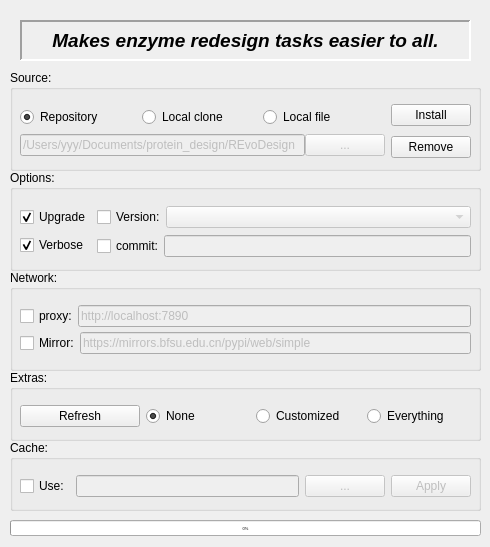
<?xml version="1.0" encoding="UTF-8"?>
<ui version="4.0">
 <class>Dialog</class>
 <widget class="QDialog" name="Dialog">
  <property name="geometry">
   <rect>
    <x>0</x>
    <y>0</y>
    <width>490</width>
    <height>547</height>
   </rect>
  </property>
  <property name="sizePolicy">
   <sizepolicy hsizetype="Fixed" vsizetype="Fixed">
    <horstretch>0</horstretch>
    <verstretch>0</verstretch>
   </sizepolicy>
  </property>
  <property name="minimumSize">
   <size>
    <width>490</width>
    <height>534</height>
   </size>
  </property>
  <property name="maximumSize">
   <size>
    <width>652</width>
    <height>547</height>
   </size>
  </property>
  <property name="windowTitle">
   <string>REvoDesign Package Manager</string>
  </property>
  <property name="toolTipDuration">
   <number>2</number>
  </property>
  <widget class="QGroupBox" name="groupBox">
   <property name="geometry">
    <rect>
     <x>10</x>
     <y>70</y>
     <width>471</width>
     <height>101</height>
    </rect>
   </property>
   <property name="sizePolicy">
    <sizepolicy hsizetype="Fixed" vsizetype="Fixed">
     <horstretch>0</horstretch>
     <verstretch>0</verstretch>
    </sizepolicy>
   </property>
   <property name="title">
    <string>Source:</string>
   </property>
   <widget class="QWidget" name="horizontalLayoutWidget_2">
    <property name="geometry">
     <rect>
      <x>10</x>
      <y>30</y>
      <width>451</width>
      <height>64</height>
     </rect>
    </property>
    <layout class="QHBoxLayout" name="horizontalLayout_2">
     <item>
      <layout class="QVBoxLayout" name="verticalLayout">
       <property name="spacing">
        <number>0</number>
       </property>
       <item>
        <layout class="QHBoxLayout" name="horizontalLayout_3">
         <item>
          <widget class="QRadioButton" name="radioButton_from_repo">
           <property name="toolTip">
            <string>From GitHub repository</string>
           </property>
           <property name="whatsThis">
            <string/>
           </property>
           <property name="text">
            <string>Repository</string>
           </property>
           <property name="checked">
            <bool>true</bool>
           </property>
          </widget>
         </item>
         <item>
          <widget class="QRadioButton" name="radioButton_from_local_clone">
           <property name="toolTip">
            <string>From project directory containing `pyproject.toml`</string>
           </property>
           <property name="whatsThis">
            <string/>
           </property>
           <property name="text">
            <string>Local clone</string>
           </property>
          </widget>
         </item>
         <item>
          <widget class="QRadioButton" name="radioButton_from_local_file">
           <property name="toolTip">
            <string>From released zip/tarball file</string>
           </property>
           <property name="whatsThis">
            <string/>
           </property>
           <property name="text">
            <string>Local file</string>
           </property>
          </widget>
         </item>
        </layout>
       </item>
       <item>
        <layout class="QHBoxLayout" name="horizontalLayout">
         <item>
          <widget class="QLineEdit" name="lineEdit_local">
           <property name="enabled">
            <bool>false</bool>
           </property>
           <property name="sizePolicy">
            <sizepolicy hsizetype="Expanding" vsizetype="Maximum">
             <horstretch>0</horstretch>
             <verstretch>0</verstretch>
            </sizepolicy>
           </property>
           <property name="toolTip">
            <string>File/directory path to read</string>
           </property>
           <property name="whatsThis">
            <string/>
           </property>
           <property name="text">
            <string>/Users/yyy/Documents/protein_design/REvoDesign</string>
           </property>
          </widget>
         </item>
         <item>
          <widget class="QPushButton" name="pushButton_open">
           <property name="enabled">
            <bool>false</bool>
           </property>
           <property name="sizePolicy">
            <sizepolicy hsizetype="Minimum" vsizetype="Maximum">
             <horstretch>0</horstretch>
             <verstretch>0</verstretch>
            </sizepolicy>
           </property>
           <property name="text">
            <string>...</string>
           </property>
          </widget>
         </item>
        </layout>
       </item>
      </layout>
     </item>
     <item>
      <layout class="QVBoxLayout" name="verticalLayout_2">
       <item>
        <widget class="QPushButton" name="pushButton_install">
         <property name="sizePolicy">
          <sizepolicy hsizetype="Minimum" vsizetype="Fixed">
           <horstretch>0</horstretch>
           <verstretch>0</verstretch>
          </sizepolicy>
         </property>
         <property name="toolTip">
          <string>Install REvoDesign</string>
         </property>
         <property name="text">
          <string>Install</string>
         </property>
        </widget>
       </item>
       <item>
        <widget class="QPushButton" name="pushButton_remove">
         <property name="sizePolicy">
          <sizepolicy hsizetype="Minimum" vsizetype="Fixed">
           <horstretch>0</horstretch>
           <verstretch>0</verstretch>
          </sizepolicy>
         </property>
         <property name="toolTip">
          <string>Remove REvoDesign</string>
         </property>
         <property name="text">
          <string>Remove</string>
         </property>
        </widget>
       </item>
      </layout>
     </item>
    </layout>
   </widget>
  </widget>
  <widget class="QGroupBox" name="groupBox_2">
   <property name="geometry">
    <rect>
     <x>10</x>
     <y>170</y>
     <width>471</width>
     <height>101</height>
    </rect>
   </property>
   <property name="title">
    <string>Options:</string>
   </property>
   <widget class="QWidget" name="horizontalLayoutWidget_8">
    <property name="geometry">
     <rect>
      <x>10</x>
      <y>29</y>
      <width>451</width>
      <height>65</height>
     </rect>
    </property>
    <layout class="QHBoxLayout" name="horizontalLayout_8">
     <item>
      <layout class="QVBoxLayout" name="verticalLayout_3">
       <property name="spacing">
        <number>0</number>
       </property>
       <item>
        <layout class="QHBoxLayout" name="horizontalLayout_4">
         <item>
          <widget class="QCheckBox" name="checkBox_upgrade">
           <property name="sizePolicy">
            <sizepolicy hsizetype="Maximum" vsizetype="Fixed">
             <horstretch>0</horstretch>
             <verstretch>0</verstretch>
            </sizepolicy>
           </property>
           <property name="toolTip">
            <string>Upgrade to the latest</string>
           </property>
           <property name="statusTip">
            <string/>
           </property>
           <property name="text">
            <string>Upgrade</string>
           </property>
           <property name="checked">
            <bool>true</bool>
           </property>
          </widget>
         </item>
        </layout>
       </item>
       <item>
        <layout class="QHBoxLayout" name="horizontalLayout_7">
         <item>
          <widget class="QCheckBox" name="checkBox_verbose">
           <property name="text">
            <string>Verbose</string>
           </property>
           <property name="checked">
            <bool>true</bool>
           </property>
          </widget>
         </item>
        </layout>
       </item>
      </layout>
     </item>
     <item>
      <layout class="QVBoxLayout" name="verticalLayout_4">
       <property name="spacing">
        <number>0</number>
       </property>
       <item>
        <layout class="QHBoxLayout" name="horizontalLayout_5">
         <item>
          <widget class="QCheckBox" name="checkBox_specified_version">
           <property name="sizePolicy">
            <sizepolicy hsizetype="Maximum" vsizetype="Fixed">
             <horstretch>0</horstretch>
             <verstretch>0</verstretch>
            </sizepolicy>
           </property>
           <property name="toolTip">
            <string>Install from a specific version</string>
           </property>
           <property name="whatsThis">
            <string/>
           </property>
           <property name="text">
            <string>Version:</string>
           </property>
          </widget>
         </item>
         <item>
          <widget class="QComboBox" name="comboBox_version">
           <property name="enabled">
            <bool>false</bool>
           </property>
           <property name="toolTip">
            <string>Install from a specific version number</string>
           </property>
          </widget>
         </item>
        </layout>
       </item>
       <item>
        <layout class="QHBoxLayout" name="horizontalLayout_6">
         <item>
          <widget class="QCheckBox" name="checkBox_specified_commit">
           <property name="sizePolicy">
            <sizepolicy hsizetype="Preferred" vsizetype="Fixed">
             <horstretch>0</horstretch>
             <verstretch>0</verstretch>
            </sizepolicy>
           </property>
           <property name="toolTip">
            <string>Install from a specific commit/branch</string>
           </property>
           <property name="text">
            <string>commit:</string>
           </property>
          </widget>
         </item>
         <item>
          <widget class="QLineEdit" name="lineEdit_commit">
           <property name="enabled">
            <bool>false</bool>
           </property>
           <property name="toolTip">
            <string>Install from a specific commit/branch</string>
           </property>
          </widget>
         </item>
        </layout>
       </item>
      </layout>
     </item>
    </layout>
   </widget>
  </widget>
  <widget class="QLabel" name="label_header">
   <property name="geometry">
    <rect>
     <x>20</x>
     <y>20</y>
     <width>451</width>
     <height>41</height>
    </rect>
   </property>
   <property name="font">
    <font>
     <pointsize>14</pointsize>
     <weight>75</weight>
     <italic>true</italic>
     <bold>true</bold>
     <underline>false</underline>
     <strikeout>false</strikeout>
    </font>
   </property>
   <property name="frameShape">
    <enum>QFrame::Panel</enum>
   </property>
   <property name="frameShadow">
    <enum>QFrame::Sunken</enum>
   </property>
   <property name="lineWidth">
    <number>2</number>
   </property>
   <property name="midLineWidth">
    <number>0</number>
   </property>
   <property name="text">
    <string>Makes enzyme redesign tasks easier to all.</string>
   </property>
   <property name="textFormat">
    <enum>Qt::RichText</enum>
   </property>
   <property name="alignment">
    <set>Qt::AlignCenter</set>
   </property>
   <property name="margin">
    <number>3</number>
   </property>
  </widget>
  <widget class="QGroupBox" name="groupBox_3">
   <property name="geometry">
    <rect>
     <x>10</x>
     <y>270</y>
     <width>471</width>
     <height>101</height>
    </rect>
   </property>
   <property name="title">
    <string>Network:</string>
   </property>
   <widget class="QWidget" name="verticalLayoutWidget">
    <property name="geometry">
     <rect>
      <x>10</x>
      <y>30</y>
      <width>451</width>
      <height>61</height>
     </rect>
    </property>
    <layout class="QVBoxLayout" name="verticalLayout_5">
     <property name="spacing">
      <number>0</number>
     </property>
     <item>
      <layout class="QHBoxLayout" name="horizontalLayout_9">
       <item>
        <widget class="QCheckBox" name="checkBox_use_proxy">
         <property name="sizePolicy">
          <sizepolicy hsizetype="Maximum" vsizetype="Fixed">
           <horstretch>0</horstretch>
           <verstretch>0</verstretch>
          </sizepolicy>
         </property>
         <property name="toolTip">
          <string>Enable http/socks proxy</string>
         </property>
         <property name="text">
          <string>proxy:</string>
         </property>
        </widget>
       </item>
       <item>
        <widget class="QLineEdit" name="lineEdit_proxy_url">
         <property name="enabled">
          <bool>false</bool>
         </property>
         <property name="sizePolicy">
          <sizepolicy hsizetype="Preferred" vsizetype="Fixed">
           <horstretch>0</horstretch>
           <verstretch>0</verstretch>
          </sizepolicy>
         </property>
         <property name="toolTip">
          <string>HTTP/Socks proxy</string>
         </property>
         <property name="text">
          <string>http://localhost:7890</string>
         </property>
        </widget>
       </item>
      </layout>
     </item>
     <item>
      <layout class="QHBoxLayout" name="horizontalLayout_10">
       <item>
        <widget class="QCheckBox" name="checkBox_use_mirror">
         <property name="sizePolicy">
          <sizepolicy hsizetype="Maximum" vsizetype="Fixed">
           <horstretch>0</horstretch>
           <verstretch>0</verstretch>
          </sizepolicy>
         </property>
         <property name="toolTip">
          <string>Enable PyPi mirror</string>
         </property>
         <property name="text">
          <string>Mirror:</string>
         </property>
        </widget>
       </item>
       <item>
        <widget class="QLineEdit" name="lineEdit_mirror_url">
         <property name="enabled">
          <bool>false</bool>
         </property>
         <property name="sizePolicy">
          <sizepolicy hsizetype="Preferred" vsizetype="Fixed">
           <horstretch>0</horstretch>
           <verstretch>0</verstretch>
          </sizepolicy>
         </property>
         <property name="toolTip">
          <string>Set PyPi mirror URL</string>
         </property>
         <property name="text">
          <string>https://mirrors.bfsu.edu.cn/pypi/web/simple</string>
         </property>
        </widget>
       </item>
      </layout>
     </item>
    </layout>
   </widget>
  </widget>
  <widget class="QGroupBox" name="groupBox_4">
   <property name="geometry">
    <rect>
     <x>10</x>
     <y>440</y>
     <width>471</width>
     <height>71</height>
    </rect>
   </property>
   <property name="title">
    <string>Cache:</string>
   </property>
   <widget class="QWidget" name="horizontalLayoutWidget">
    <property name="geometry">
     <rect>
      <x>10</x>
      <y>30</y>
      <width>451</width>
      <height>33</height>
     </rect>
    </property>
    <layout class="QHBoxLayout" name="horizontalLayout_11">
     <item>
      <widget class="QCheckBox" name="checkBox_user_cache_dir">
       <property name="sizePolicy">
        <sizepolicy hsizetype="Maximum" vsizetype="Fixed">
         <horstretch>0</horstretch>
         <verstretch>0</verstretch>
        </sizepolicy>
       </property>
       <property name="toolTip">
        <string>Use customized cache dir. Uncheck this to let REvoDesign choose one.</string>
       </property>
       <property name="whatsThis">
        <string/>
       </property>
       <property name="text">
        <string>Use:</string>
       </property>
      </widget>
     </item>
     <item>
      <widget class="QLineEdit" name="lineEdit_customized_cache_dir">
       <property name="enabled">
        <bool>false</bool>
       </property>
       <property name="toolTip">
        <string>Cache file on this dir</string>
       </property>
      </widget>
     </item>
     <item>
      <widget class="QPushButton" name="pushButton_open_cache_dir">
       <property name="enabled">
        <bool>false</bool>
       </property>
       <property name="sizePolicy">
        <sizepolicy hsizetype="Minimum" vsizetype="Maximum">
         <horstretch>0</horstretch>
         <verstretch>0</verstretch>
        </sizepolicy>
       </property>
       <property name="toolTip">
        <string>Open a dir as cache directory.</string>
       </property>
       <property name="text">
        <string>...</string>
       </property>
      </widget>
     </item>
     <item>
      <widget class="QPushButton" name="pushButton_set_cache_dir">
       <property name="enabled">
        <bool>false</bool>
       </property>
       <property name="sizePolicy">
        <sizepolicy hsizetype="Minimum" vsizetype="Maximum">
         <horstretch>0</horstretch>
         <verstretch>0</verstretch>
        </sizepolicy>
       </property>
       <property name="toolTip">
        <string>Apply this directory for cache.</string>
       </property>
       <property name="text">
        <string>Apply</string>
       </property>
      </widget>
     </item>
    </layout>
   </widget>
  </widget>
  <widget class="QGroupBox" name="groupBox_5">
   <property name="geometry">
    <rect>
     <x>10</x>
     <y>370</y>
     <width>471</width>
     <height>71</height>
    </rect>
   </property>
   <property name="toolTip">
    <string>Extra definitions of dependencies.</string>
   </property>
   <property name="title">
    <string>Extras:</string>
   </property>
   <widget class="QWidget" name="horizontalLayoutWidget_3">
    <property name="geometry">
     <rect>
      <x>10</x>
      <y>30</y>
      <width>451</width>
      <height>32</height>
     </rect>
    </property>
    <layout class="QHBoxLayout" name="horizontalLayout_13">
     <item>
      <widget class="QPushButton" name="pushButton_refresh_extras">
       <property name="sizePolicy">
        <sizepolicy hsizetype="Minimum" vsizetype="Fixed">
         <horstretch>0</horstretch>
         <verstretch>0</verstretch>
        </sizepolicy>
       </property>
       <property name="minimumSize">
        <size>
         <width>120</width>
         <height>0</height>
        </size>
       </property>
       <property name="maximumSize">
        <size>
         <width>120</width>
         <height>16777215</height>
        </size>
       </property>
       <property name="toolTip">
        <string>Refresh REvoDesign table</string>
       </property>
       <property name="text">
        <string>Refresh</string>
       </property>
      </widget>
     </item>
     <item>
      <layout class="QHBoxLayout" name="horizontalLayout_12">
       <item>
        <widget class="QRadioButton" name="radioButton_extra_none">
         <property name="toolTip">
          <string>Default setting with no extra dependencies.</string>
         </property>
         <property name="whatsThis">
          <string/>
         </property>
         <property name="text">
          <string>None</string>
         </property>
         <property name="checked">
          <bool>true</bool>
         </property>
        </widget>
       </item>
       <item>
        <widget class="QRadioButton" name="radioButton_extra_customized">
         <property name="toolTip">
          <string>Customized extras picked from right panel.</string>
         </property>
         <property name="whatsThis">
          <string/>
         </property>
         <property name="text">
          <string>Customized</string>
         </property>
        </widget>
       </item>
       <item>
        <widget class="QRadioButton" name="radioButton_extra_everything">
         <property name="toolTip">
          <string>Install with all extras except unit tests</string>
         </property>
         <property name="whatsThis">
          <string/>
         </property>
         <property name="text">
          <string>Everything</string>
         </property>
         <property name="checked">
          <bool>false</bool>
         </property>
        </widget>
       </item>
      </layout>
     </item>
    </layout>
   </widget>
  </widget>
  <widget class="QProgressBar" name="progressBar">
   <property name="geometry">
    <rect>
     <x>10</x>
     <y>520</y>
     <width>471</width>
     <height>16</height>
    </rect>
   </property>
   <property name="sizePolicy">
    <sizepolicy hsizetype="Preferred" vsizetype="Maximum">
     <horstretch>0</horstretch>
     <verstretch>0</verstretch>
    </sizepolicy>
   </property>
   <property name="minimumSize">
    <size>
     <width>0</width>
     <height>0</height>
    </size>
   </property>
   <property name="sizeIncrement">
    <size>
     <width>0</width>
     <height>0</height>
    </size>
   </property>
   <property name="baseSize">
    <size>
     <width>0</width>
     <height>0</height>
    </size>
   </property>
   <property name="font">
    <font>
     <pointsize>3</pointsize>
    </font>
   </property>
   <property name="value">
    <number>0</number>
   </property>
   <property name="alignment">
    <set>Qt::AlignHCenter|Qt::AlignTop</set>
   </property>
   <property name="orientation">
    <enum>Qt::Horizontal</enum>
   </property>
   <property name="textDirection">
    <enum>QProgressBar::TopToBottom</enum>
   </property>
  </widget>
  <widget class="QListView" name="listView_extras">
   <property name="geometry">
    <rect>
     <x>490</x>
     <y>90</y>
     <width>151</width>
     <height>431</height>
    </rect>
   </property>
   <property name="sizePolicy">
    <sizepolicy hsizetype="Fixed" vsizetype="Fixed">
     <horstretch>0</horstretch>
     <verstretch>0</verstretch>
    </sizepolicy>
   </property>
  </widget>
 </widget>
 <resources/>
 <connections>
  <connection>
   <sender>radioButton_from_repo</sender>
   <signal>toggled(bool)</signal>
   <receiver>lineEdit_local</receiver>
   <slot>setDisabled(bool)</slot>
   <hints>
    <hint type="sourcelabel">
     <x>85</x>
     <y>118</y>
    </hint>
    <hint type="destinationlabel">
     <x>231</x>
     <y>100</y>
    </hint>
   </hints>
  </connection>
  <connection>
   <sender>radioButton_from_repo</sender>
   <signal>toggled(bool)</signal>
   <receiver>pushButton_open</receiver>
   <slot>setDisabled(bool)</slot>
   <hints>
    <hint type="sourcelabel">
     <x>85</x>
     <y>118</y>
    </hint>
    <hint type="destinationlabel">
     <x>398</x>
     <y>101</y>
    </hint>
   </hints>
  </connection>
  <connection>
   <sender>checkBox_specified_version</sender>
   <signal>toggled(bool)</signal>
   <receiver>comboBox_version</receiver>
   <slot>setEnabled(bool)</slot>
   <hints>
    <hint type="sourcelabel">
     <x>222</x>
     <y>186</y>
    </hint>
    <hint type="destinationlabel">
     <x>345</x>
     <y>187</y>
    </hint>
   </hints>
  </connection>
  <connection>
   <sender>checkBox_specified_commit</sender>
   <signal>toggled(bool)</signal>
   <receiver>lineEdit_commit</receiver>
   <slot>setEnabled(bool)</slot>
   <hints>
    <hint type="sourcelabel">
     <x>221</x>
     <y>227</y>
    </hint>
    <hint type="destinationlabel">
     <x>388</x>
     <y>227</y>
    </hint>
   </hints>
  </connection>
  <connection>
   <sender>radioButton_from_local_clone</sender>
   <signal>toggled(bool)</signal>
   <receiver>lineEdit_local</receiver>
   <slot>setEnabled(bool)</slot>
   <hints>
    <hint type="sourcelabel">
     <x>223</x>
     <y>118</y>
    </hint>
    <hint type="destinationlabel">
     <x>195</x>
     <y>160</y>
    </hint>
   </hints>
  </connection>
  <connection>
   <sender>radioButton_from_local_clone</sender>
   <signal>toggled(bool)</signal>
   <receiver>pushButton_open</receiver>
   <slot>setEnabled(bool)</slot>
   <hints>
    <hint type="sourcelabel">
     <x>223</x>
     <y>118</y>
    </hint>
    <hint type="destinationlabel">
     <x>398</x>
     <y>161</y>
    </hint>
   </hints>
  </connection>
  <connection>
   <sender>radioButton_from_local_file</sender>
   <signal>toggled(bool)</signal>
   <receiver>lineEdit_local</receiver>
   <slot>setEnabled(bool)</slot>
   <hints>
    <hint type="sourcelabel">
     <x>360</x>
     <y>118</y>
    </hint>
    <hint type="destinationlabel">
     <x>195</x>
     <y>160</y>
    </hint>
   </hints>
  </connection>
  <connection>
   <sender>radioButton_from_local_file</sender>
   <signal>toggled(bool)</signal>
   <receiver>pushButton_open</receiver>
   <slot>setEnabled(bool)</slot>
   <hints>
    <hint type="sourcelabel">
     <x>360</x>
     <y>118</y>
    </hint>
    <hint type="destinationlabel">
     <x>398</x>
     <y>161</y>
    </hint>
   </hints>
  </connection>
  <connection>
   <sender>radioButton_from_local_file</sender>
   <signal>toggled(bool)</signal>
   <receiver>comboBox_version</receiver>
   <slot>setDisabled(bool)</slot>
   <hints>
    <hint type="sourcelabel">
     <x>360</x>
     <y>113</y>
    </hint>
    <hint type="destinationlabel">
     <x>347</x>
     <y>215</y>
    </hint>
   </hints>
  </connection>
  <connection>
   <sender>checkBox_use_proxy</sender>
   <signal>toggled(bool)</signal>
   <receiver>lineEdit_proxy_url</receiver>
   <slot>setEnabled(bool)</slot>
   <hints>
    <hint type="sourcelabel">
     <x>51</x>
     <y>344</y>
    </hint>
    <hint type="destinationlabel">
     <x>301</x>
     <y>344</y>
    </hint>
   </hints>
  </connection>
  <connection>
   <sender>checkBox_use_mirror</sender>
   <signal>toggled(bool)</signal>
   <receiver>lineEdit_mirror_url</receiver>
   <slot>setEnabled(bool)</slot>
   <hints>
    <hint type="sourcelabel">
     <x>52</x>
     <y>369</y>
    </hint>
    <hint type="destinationlabel">
     <x>303</x>
     <y>369</y>
    </hint>
   </hints>
  </connection>
  <connection>
   <sender>radioButton_from_local_file</sender>
   <signal>toggled(bool)</signal>
   <receiver>checkBox_specified_version</receiver>
   <slot>setDisabled(bool)</slot>
   <hints>
    <hint type="sourcelabel">
     <x>360</x>
     <y>113</y>
    </hint>
    <hint type="destinationlabel">
     <x>224</x>
     <y>214</y>
    </hint>
   </hints>
  </connection>
  <connection>
   <sender>radioButton_from_local_file</sender>
   <signal>toggled(bool)</signal>
   <receiver>checkBox_specified_commit</receiver>
   <slot>setDisabled(bool)</slot>
   <hints>
    <hint type="sourcelabel">
     <x>360</x>
     <y>113</y>
    </hint>
    <hint type="destinationlabel">
     <x>223</x>
     <y>243</y>
    </hint>
   </hints>
  </connection>
  <connection>
   <sender>radioButton_from_local_file</sender>
   <signal>toggled(bool)</signal>
   <receiver>lineEdit_commit</receiver>
   <slot>setDisabled(bool)</slot>
   <hints>
    <hint type="sourcelabel">
     <x>360</x>
     <y>113</y>
    </hint>
    <hint type="destinationlabel">
     <x>389</x>
     <y>243</y>
    </hint>
   </hints>
  </connection>
  <connection>
   <sender>radioButton_from_local_clone</sender>
   <signal>toggled(bool)</signal>
   <receiver>comboBox_version</receiver>
   <slot>setDisabled(bool)</slot>
   <hints>
    <hint type="sourcelabel">
     <x>223</x>
     <y>113</y>
    </hint>
    <hint type="destinationlabel">
     <x>347</x>
     <y>215</y>
    </hint>
   </hints>
  </connection>
  <connection>
   <sender>radioButton_from_local_clone</sender>
   <signal>toggled(bool)</signal>
   <receiver>checkBox_specified_version</receiver>
   <slot>setDisabled(bool)</slot>
   <hints>
    <hint type="sourcelabel">
     <x>223</x>
     <y>113</y>
    </hint>
    <hint type="destinationlabel">
     <x>224</x>
     <y>214</y>
    </hint>
   </hints>
  </connection>
  <connection>
   <sender>radioButton_from_local_clone</sender>
   <signal>toggled(bool)</signal>
   <receiver>checkBox_specified_commit</receiver>
   <slot>setDisabled(bool)</slot>
   <hints>
    <hint type="sourcelabel">
     <x>223</x>
     <y>113</y>
    </hint>
    <hint type="destinationlabel">
     <x>223</x>
     <y>243</y>
    </hint>
   </hints>
  </connection>
  <connection>
   <sender>radioButton_from_local_clone</sender>
   <signal>toggled(bool)</signal>
   <receiver>lineEdit_commit</receiver>
   <slot>setDisabled(bool)</slot>
   <hints>
    <hint type="sourcelabel">
     <x>223</x>
     <y>113</y>
    </hint>
    <hint type="destinationlabel">
     <x>389</x>
     <y>243</y>
    </hint>
   </hints>
  </connection>
  <connection>
   <sender>checkBox_user_cache_dir</sender>
   <signal>toggled(bool)</signal>
   <receiver>lineEdit_customized_cache_dir</receiver>
   <slot>setEnabled(bool)</slot>
   <hints>
    <hint type="sourcelabel">
     <x>46</x>
     <y>418</y>
    </hint>
    <hint type="destinationlabel">
     <x>243</x>
     <y>418</y>
    </hint>
   </hints>
  </connection>
  <connection>
   <sender>checkBox_user_cache_dir</sender>
   <signal>toggled(bool)</signal>
   <receiver>pushButton_open_cache_dir</receiver>
   <slot>setEnabled(bool)</slot>
   <hints>
    <hint type="sourcelabel">
     <x>46</x>
     <y>418</y>
    </hint>
    <hint type="destinationlabel">
     <x>443</x>
     <y>419</y>
    </hint>
   </hints>
  </connection>
  <connection>
   <sender>checkBox_user_cache_dir</sender>
   <signal>toggled(bool)</signal>
   <receiver>pushButton_set_cache_dir</receiver>
   <slot>setEnabled(bool)</slot>
   <hints>
    <hint type="sourcelabel">
     <x>46</x>
     <y>418</y>
    </hint>
    <hint type="destinationlabel">
     <x>432</x>
     <y>419</y>
    </hint>
   </hints>
  </connection>
 </connections>
</ui>
